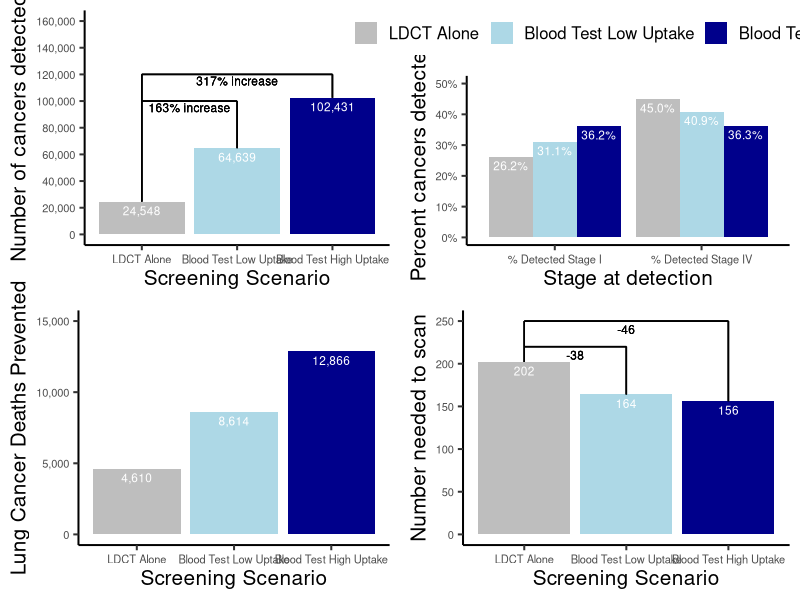

Write R code to recreate this figure.
library(tidyverse)
library(cowplot)

base.size <- 15
font.size <- 3

# figure 5B

data.5b <- tibble(`Screening Scenario`=factor(c("LDCT Alone",
                                                "Blood Test Low Uptake",
                                                "Blood Test High Uptake"),
                                           levels=c("LDCT Alone",
                                                    "Blood Test Low Uptake",
                                                    "Blood Test High Uptake")),
               `Number of cancers detected`=c(24548,
                                              64639,
                                              102431))

fig5b <- ggplot(data.5b, aes(x=`Screening Scenario`,
                          y=`Number of cancers detected`)) +
    geom_bar(stat="identity", aes(fill=`Screening Scenario`),
             show.legend=FALSE) +
    geom_text(aes(label=scales::comma(`Number of cancers detected`)), 
              colour="white", vjust=1.5, size=font.size) +
    geom_segment(aes(x=c(1), y=24548, 
                     xend=c(1), yend=120000)) +
    geom_segment(aes(x=c(1), y=100000, 
                     xend=c(2), yend=100000)) +
    geom_segment(aes(x=c(1), y=120000, 
                     xend=c(3), yend=120000)) +
    geom_segment(aes(x=c(2), y=100000, 
                     xend=c(2), yend=64639)) +
    geom_segment(aes(x=c(3), y=120000, 
                     xend=c(3), yend=102431)) +
    geom_text(label="163% increase", x=1.5, y=95000, size=font.size) +
    geom_text(label="317% increase", x=2, y=115000, size=font.size) +
    theme_classic(base_size=base.size) +
    theme(axis.text=element_text(size=8)) +
    scale_y_continuous(labels=scales::comma, n.breaks=9) +
    scale_fill_manual(values=c("grey", "lightblue", "darkblue")) +
    expand_limits(y=c(0, 160000)) +
    labs()#title="Screen Detected Cancers")

# figure 5C
data.5c <- tibble(`Screening Scenario`=factor(c("LDCT Alone",
                                                "Blood Test Low Uptake",
                                                "Blood Test High Uptake",
                                                "LDCT Alone",
                                                "Blood Test Low Uptake",
                                                "Blood Test High Uptake"),
                                           levels=c("LDCT Alone",
                                                    "Blood Test Low Uptake",
                                                    "Blood Test High Uptake")),
               `Stage at detection`=c(rep("% Detected Stage I", 3),
                                      rep("% Detected Stage IV", 3)),
               `Percent cancers detected`=c(0.262, 0.311, 0.362,
                                            0.450, 0.409, 0.363))

fig5c <- ggplot(data.5c, aes(x=`Stage at detection`,
                    y=`Percent cancers detected`)) +
    geom_bar(stat="identity", position=position_dodge(width=0.9),
             aes(fill=`Screening Scenario`)) +
    geom_text(#x=c(0.8, 1, 1.2, 1.8, 2, 2.2),
              aes(label=scales::percent(`Percent cancers detected`),
                  group=`Screening Scenario`), 
              position=position_dodge(width=0.9),
              colour="white", vjust=1.5, size=font.size) +
    theme_classic(base_size=base.size) +
    theme(legend.position="top") +
    theme(axis.text=element_text(size=8)) +
    scale_y_continuous(labels=scales::percent, n.breaks=6) +
    scale_fill_manual(values=c("grey", "lightblue", "darkblue")) +
    expand_limits(y=c(0, 0.5)) +
    labs(#title="Cancers Detected by Stage and Screening Scenario",
         fill="")

# figure 5D
data.5d <- tibble(`Screening Scenario`=factor(c("LDCT Alone",
                                                "Blood Test Low Uptake",
                                                "Blood Test High Uptake"),
                                           levels=c("LDCT Alone",
                                                    "Blood Test Low Uptake",
                                                    "Blood Test High Uptake")),
               `Lung Cancer Deaths Prevented`=c(4610,
                                                8614,
                                                12866))

fig5d <- ggplot(data.5d, aes(x=`Screening Scenario`,
                             y=`Lung Cancer Deaths Prevented`)) +
    geom_bar(stat="identity", aes(fill=`Screening Scenario`),
             show.legend=FALSE) +
    geom_text(aes(label=scales::comma(`Lung Cancer Deaths Prevented`)), 
              colour="white", vjust=1.5, size=font.size) +
    theme_classic(base_size=base.size) +
    theme(axis.text=element_text(size=8)) +
    scale_y_continuous(labels=scales::comma, n.breaks=3) +
    scale_fill_manual(values=c("grey", "lightblue", "darkblue")) +
    expand_limits(y=c(0, 15000)) +
    labs()#title="Deaths")

# figure 5E
data.5e <- tibble(`Screening Scenario`=factor(c("LDCT Alone",
                                                "Blood Test Low Uptake",
                                                "Blood Test High Uptake"),
                                           levels=c("LDCT Alone",
                                                    "Blood Test Low Uptake",
                                                    "Blood Test High Uptake")),
               `Number needed to scan`=c(202,
                                         164,
                                         156))

fig5e <- ggplot(data.5e, aes(x=`Screening Scenario`,
                          y=`Number needed to scan`)) +
    geom_bar(stat="identity", aes(fill=`Screening Scenario`),
             show.legend=FALSE) +
    geom_text(aes(label=scales::comma(`Number needed to scan`)), 
              colour="white", vjust=1.5, size=font.size) +
    geom_segment(aes(x=c(1), y=202, 
                     xend=c(1), yend=250)) +
    geom_segment(aes(x=c(1), y=220, 
                     xend=c(2), yend=220)) +
    geom_segment(aes(x=c(1), y=250, 
                     xend=c(3), yend=250)) +
    geom_segment(aes(x=c(2), y=220, 
                     xend=c(2), yend=164)) +
    geom_segment(aes(x=c(3), y=250, 
                     xend=c(3), yend=156)) +
    geom_text(label="-38", x=1.5, y=210, size=font.size) +
    geom_text(label="-46", x=2, y=240, size=font.size) +
    theme_classic(base_size=base.size) +
    theme(axis.text=element_text(size=8)) +
    scale_y_continuous(labels=scales::comma, n.breaks=6) +
    scale_fill_manual(values=c("grey", "lightblue", "darkblue")) +
    expand_limits(y=c(0, 250)) +
    labs()#title="Number Needed to Scan")

# assemble
pdf("fig5.pdf", width=10)
plot_grid(fig5b, fig5c, 
          fig5d, fig5e,
          ncol=2)
dev.off()


